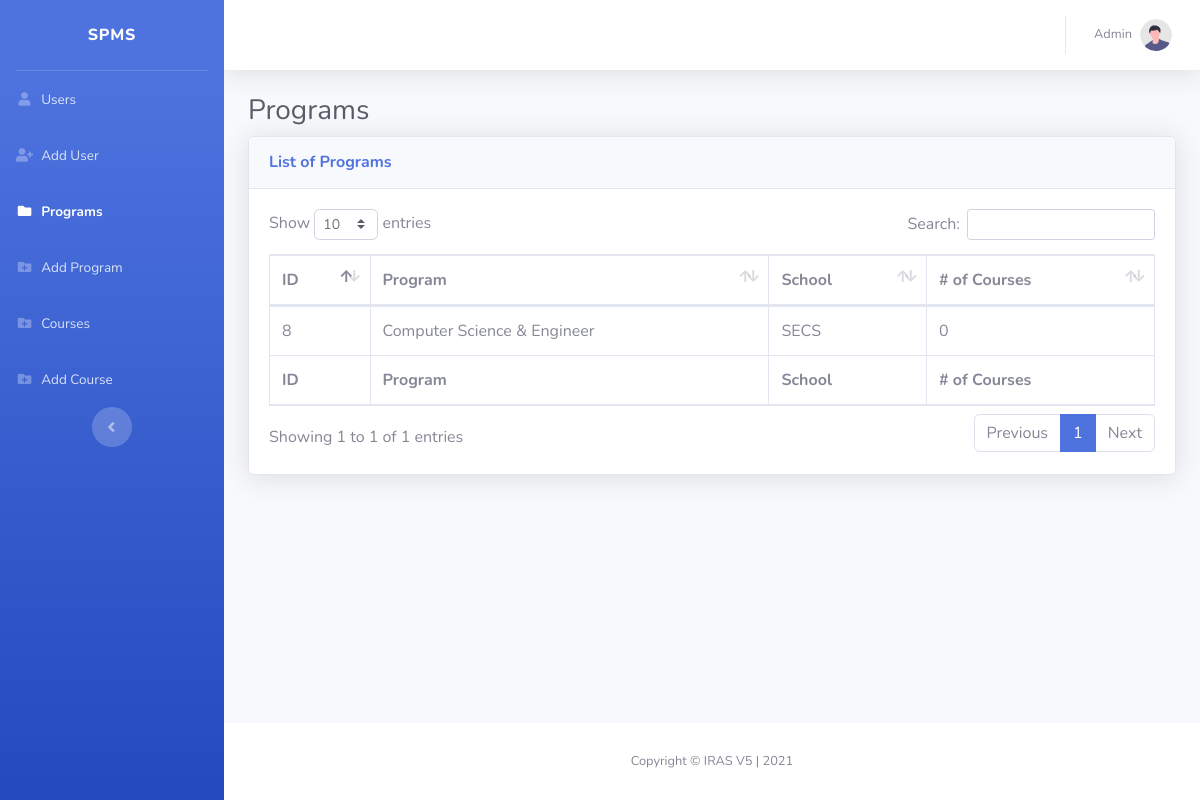
Page /SystemDesign/admin/programs.php (signed in) on the committed database.
### tables this page shows
CREATE TABLE `tblprogram2` (
  `sl` int(11) NOT NULL,
  `ProgramID` varchar(100) NOT NULL,
  `programName` varchar(200) NOT NULL,
  `school` varchar(200) NOT NULL
);

### SystemDesign/admin/programs.php (the view, shortened to what this page needs)
<?php
    require '../php/mysql.php';
    $sql = "SELECT * FROM tblprogram2";
    $programs = $mysql->query($sql);
?>
<!DOCTYPE html>
<html lang="en">
<head>
    <link href="../vendor/fontawesome-free/css/all.min.css" rel="stylesheet" type="text/css">
    <link href="../css/sb-admin-2.min.css" rel="stylesheet">
    <link href="../vendor/datatables/dataTables.bootstrap4.min.css" rel="stylesheet">
</head>
<body id="page-top">
    <div id="wrapper">
        <ul class="navbar-nav bg-gradient-primary sidebar sidebar-dark accordion" id="accordionSidebar">
            <a class="sidebar-brand d-flex align-items-center justify-content-center" href="index.html">
                <div class="sidebar-brand-text mx-3">SPMS</div>
            </a>
            <hr class="sidebar-divider my-0">
            <li class="nav-item">
                <a class="nav-link" href="users.php">
                    <i class="fas fa-fw fa-user"></i>
                    <span>Users</span></a>
            </li>
            <li class="nav-item">
                <a class="nav-link" href="add-user.php">
                    <i class="fas fa-fw fa-user-plus"></i>
                    <span>Add User</span></a>
            </li>
            <li class="nav-item active">
                <a class="nav-link" href="programs.php">
                    <i class="fas fa-fw fa-folder"></i>
                    <span>Programs</span></a>
            </li>
            <li class="nav-item">
                <a class="nav-link" href="add-program.php">
                    <i class="fas fa-fw fa-folder-plus"></i>
                    <span>Add Program</span></a>
            </li>
            <li class="nav-item">
                <a class="nav-link" href="courses.php">
                    <i class="fas fa-fw fa-folder-plus"></i>
                    <span>Courses</span></a>
            </li>
            <li class="nav-item">
                <a class="nav-link" href="add-course.php">
                    <i class="fas fa-fw fa-folder-plus"></i>
                    <span>Add Course</span></a>
            </li>
            <div class="text-center d-none d-md-inline">
                <button class="rounded-circle border-0" id="sidebarToggle"></button>
            </div>
        </ul>
        <div id="content-wrapper" class="d-flex flex-column">
            <div id="content">
                <nav class="navbar navbar-expand navbar-light bg-white topbar mb-4 static-top shadow">
                    <ul class="navbar-nav ml-auto">
                        <li class="nav-item dropdown no-arrow">
                            <a class="nav-link dropdown-toggle" href="#" id="userDropdown" role="button"
                                data-toggle="dropdown" aria-haspopup="true" aria-expanded="false">
                                <span class="mr-2 d-none d-lg-inline text-gray-600 small">Admin</span>
                                <img class="img-profile rounded-circle"
                                    src="../img/undraw_profile.svg">
                            </a>
                        </li>
                    </ul>
                </nav>
                <div class="container-fluid">
                    <h1 class="h3 mb-2 text-gray-800">Programs</h1>
                    <div class="card shadow mb-4">
                        <div class="card-header py-3">
                            <h6 class="m-0 font-weight-bold text-primary">List of Programs</h6>
                        </div>
                        <div class="card-body">
                            <div class="table-responsive">
                                <table class="table table-bordered" id="dataTable" width="100%" cellspacing="0">
                                    <thead>
                                        <tr>
                                            <th>ID</th>
                                            <th>Program</th>
                                            <th>School</th>
                                            <th># of Courses</th>
                                        </tr>
                                    </thead>
                                    <tfoot>
                                        <tr>
                                            <th>ID</th>
                                            <th>Program</th>
                                            <th>School</th>
                                            <th># of Courses</th>
                                        </tr>
                                    </tfoot>
                                    <tbody>
                                        <?php
                                            foreach($programs as $prog){
                                                echo"<tr>
                                                    <td>".$prog['sl']."</td>
                                                    <td>".$prog['programName']."</td>
                                                    <td>".$prog['school']."</td>
                                                    <td>";
                                                    $sql = "SELECT * FROM tblcourse WHERE programID = '".$prog['sl']."'";
                                                    $n = $mysql->query($sql)->num_rows;
                                                    echo $n;
                                                    echo"</td>
                                                </tr>";
                                            }
                                        ?>
                                    </tbody>
                                </table>
                            </div>
                        </div>
                    </div>
                </div>
            </div>
            <footer class="sticky-footer bg-white">
                <div class="container my-auto">
                    <div class="copyright text-center my-auto">
                        <span>Copyright &copy; IRAS V5 | 2021</span>
                    </div>
                </div>
            </footer>
        </div>
    </div>
</body>
</html>

### rows in the picture
tblprogram2: sl "8", programName "Computer Science & Engineer", school "SECS", n "0"
